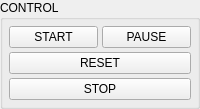
       <widget class="QGroupBox" name="controlBox">
        <property name="title">
         <string>CONTROL</string>
        </property>
        <property name="maximumSize">
         <size>
          <width>16777215</width>
          <height>170</height>
         </size>
        </property>
        <property name="minimumSize">
         <size>
          <width>170</width>
          <height>0</height>
         </size>
        </property>
        <layout class="QGridLayout" name="controlLayout">
         <property name="horizontalSpacing">
          <number>4</number>
         </property>
         <property name="verticalSpacing">
          <number>4</number>
         </property>
         <property name="leftMargin">
          <number>6</number>
         </property>
         <property name="topMargin">
          <number>6</number>
         </property>
         <property name="rightMargin">
          <number>6</number>
         </property>
         <property name="bottomMargin">
          <number>6</number>
         </property>
         <item row="0" column="0">
          <widget class="QPushButton" name="startButton">
           <property name="text">
            <string>START</string>
           </property>
           <property name="toolTip">
            <string>미션 시작</string>
           </property>
          </widget>
         </item>
         <item row="0" column="1">
          <widget class="QPushButton" name="pauseButton">
           <property name="text">
            <string>PAUSE</string>
           </property>
           <property name="toolTip">
            <string>미션 정지</string>
           </property>
          </widget>
         </item>
         <item row="1" column="0" colspan="2">
          <widget class="QPushButton" name="resetButton">
           <property name="text">
            <string>RESET</string>
           </property>
           <property name="toolTip">
            <string>ERROR 해제</string>
           </property>
          </widget>
         </item>
         <item row="2" column="0" colspan="2">
          <widget class="QPushButton" name="stopButton">
           <property name="text">
            <string>STOP</string>
           </property>
           <property name="toolTip">
            <string>즉시 정지 + 키보드 조종 끄기</string>
           </property>
          </widget>
         </item>
        </layout>
       </widget>
